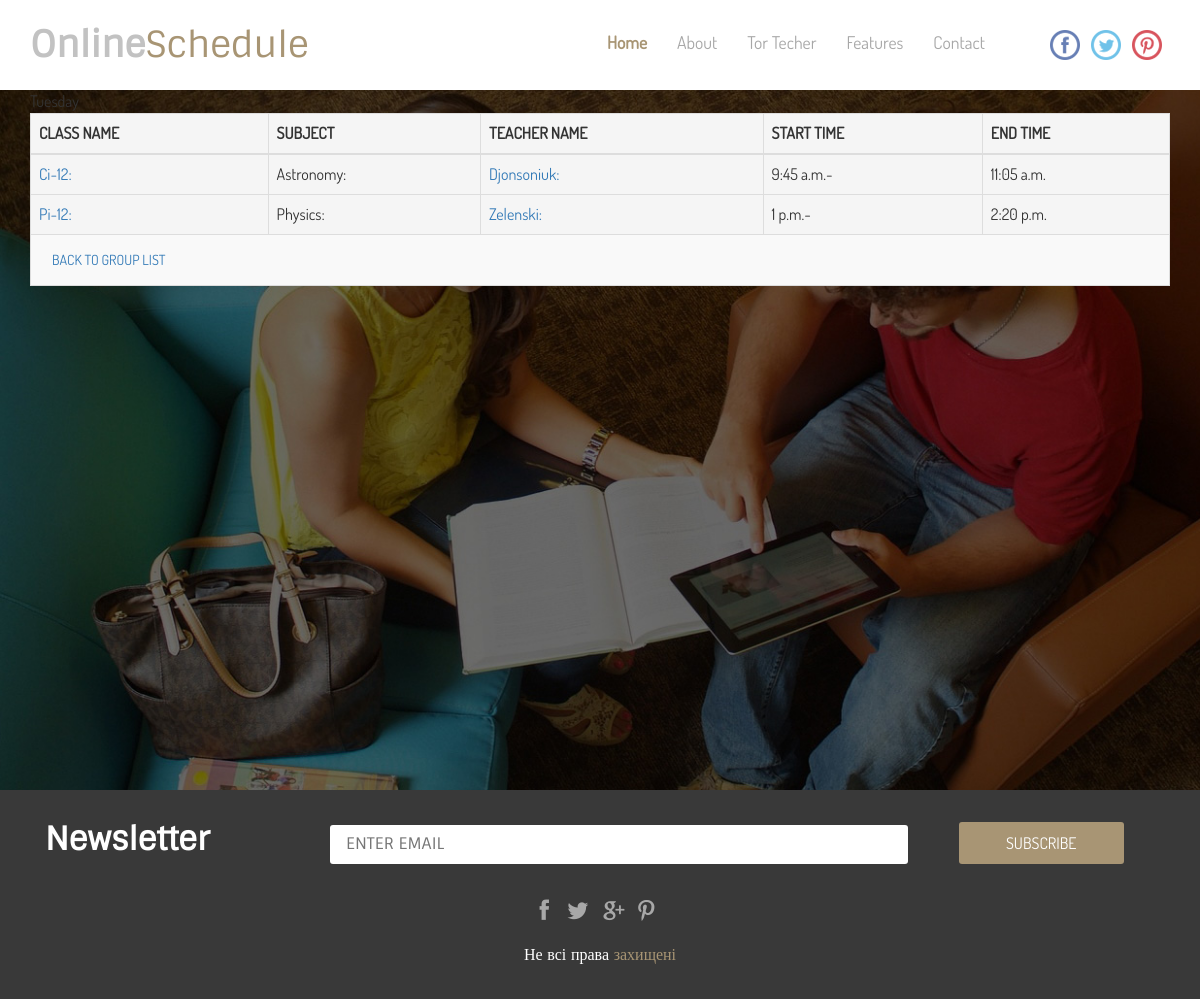
Screenshot of /groups/day/Tuesday/ with the database file from the repository.
### core/models.py (models this page shows, shortened)
class Day(models.Model):
    name = models.CharField(max_length=20)

class Lesson(models.Model):
    day_of_week = models.ForeignKey(Day, on_delete=models.CASCADE)
    subject = models.ForeignKey(Subject, on_delete=models.CASCADE)
    teacher = models.ForeignKey(Teacher, on_delete=models.SET_NULL, null=True)
    class_name = models.ForeignKey(Class, on_delete=models.CASCADE)
    time_slot = models.ForeignKey(TimeSlot, on_delete=models.SET_NULL, null=True)

class Class(models.Model):
    name = models.CharField(max_length=5)

class Subject(models.Model):
    name = models.CharField(max_length=256)

class Teacher(models.Model):
    name = models.CharField(max_length=256)
    subjects = models.ManyToManyField(Subject)

class TimeSlot(models.Model):
    start_time = models.TimeField()
    end_time = models.TimeField()
    lesson_number = models.IntegerField(null=True)

### core/views.py (the view)
# urls.py: path('groups/day/<str:name>/', WeekDayView.as_view(), name='day_of_week'),
class WeekDayView(TemplateView):
    template_name = 'week_day.html'
    def get_context_data(self, **kwargs):
        context = super().get_context_data(**kwargs)
        context['day_of_week'] = get_object_or_404(Day, name=self.kwargs['name'])
        lessons = Lesson.objects.filter(day_of_week=context['day_of_week'])
        context['lessons'] = lessons
        return context

### core/templates/week_day.html
{% extends 'base.html' %}
{% block content %}
<p class="title">{{name}}</p>
<div class="table-responsive">
  <table class="table table-striped table-bordered">
    <thead>
      <tr class="active">
        <th class="text-uppercase">Class name</th>
        <th class="text-uppercase">Subject</th>
        <th class="text-uppercase">Teacher name</th>
        <th class="text-uppercase">Start time</th>
        <th class="text-uppercase">End time</th>
      </tr>
    </thead>
    <tbody>
      {% for lesson in lessons %}
        <tr class="active">
          <p>
            <td> <a href="{% url 'student_group' name=lesson.class_name.name %}">{{lesson.class_name.name}}:</a></td>
            <td>{{lesson.subject.name}}:</td>
            <td> <a href="{% url 'teacher' name=lesson.teacher.name %}">{{lesson.teacher.name}}:</a></td>
            <td>{{lesson.time_slot.start_time}}-</td>
            <td>{{lesson.time_slot.end_time}}</td>
          </p>
        </tr>
      {% endfor %}
      <td colspan="5"><a href="{% url 'student_groups' %}" class='btn btn-dark text-uppercase' role='button'>Back to group list</a></td>
    </tbody>
  </table>
</div>
{% endblock %}

### core/static/core/css/style.css (style rules this page uses)
p { margin: 0; }
html, body { font-family: 'DosisRegular'; font-size: 100%; background:#fff; }

### rows the page displays
Day: name "Tuesday"
Lesson: class_name.name "Ci-12", subject.name "Astronomy", teacher.name "Djonsoniuk", time_slot.start_time "9:45 a.m.", time_slot.end_time "11:05 a.m."
Lesson: class_name.name "Pi-12", subject.name "Physics", teacher.name "Zelenski", time_slot.start_time "1 p.m.", time_slot.end_time "2:20 p.m."
